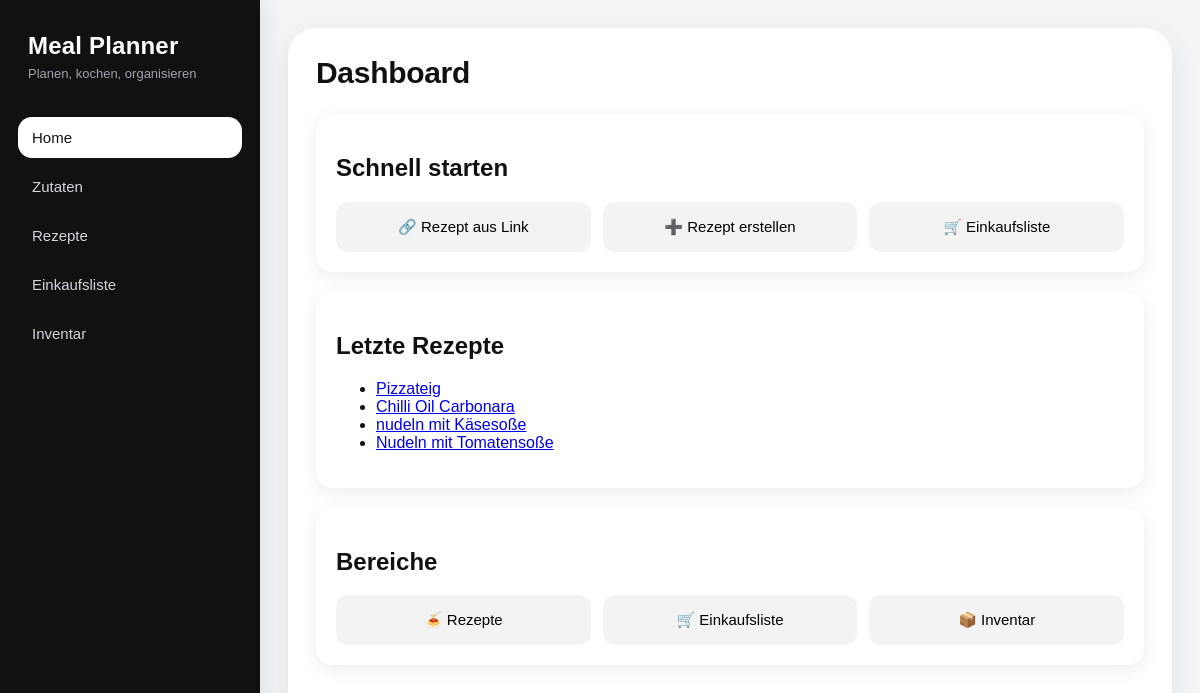
The page / on the database its author committed.
### recipes/models.py (models this page shows, shortened)
class Recipe(models.Model):
    name = models.CharField(max_length=150)
    servings = models.PositiveIntegerField(default=1)
    instructions = models.TextField(blank=True)
    created_at = models.DateTimeField(auto_now_add=True)
    ingredients = models.ManyToManyField(
        Ingredient,
        through="RecipeIngredient",
        related_name="recipes",
    )

### core/views.py (the view)
# urls.py: 2. Add a URL to urlpatterns:  path('', views.home, name='home')
def home(request):
    recent_recipes = Recipe.objects.order_by("-created_at")[:5]
    context = {
        "recent_recipes": recent_recipes,
    }
    return render(request, "core/home.html", context)

### core/templates/core/home.html (shortened to what this page needs)
{% extends "base.html" %}
{% load static %}
{% block extra_css %}
<link rel="stylesheet" href="{% static 'core/css/home.css' %}">
{% endblock %}
{% block content %}
<div class="page">
    <h1 class="page-title">Dashboard</h1>
    <div class="card">
        <h2>Schnell starten</h2>
        <div class="quick-actions">
            <button type="button" class="action-card" id="homeLinkBtn">
                🔗 Rezept aus Link
            </button>
            <a href="{% url 'recipes:recipe_list' %}" class="action-card">
                ➕ Rezept erstellen
            </a>
            <a href="{% url 'shopping:list' %}" class="action-card">
                🛒 Einkaufsliste
            </a>
        </div>
    </div>
    <div class="card">
        <h2>Letzte Rezepte</h2>
        {% if recent_recipes %}
            <ul class="recipe-list">
                {% for recipe in recent_recipes %}
                    <li>
                        <a href="{% url 'recipes:recipe_detail' recipe.id %}">
                            {{ recipe.name }}
                        </a>
                    </li>
                {% endfor %}
            </ul>
        {% else %}
            <p class="empty-state">Noch keine Rezepte vorhanden.</p>
        {% endif %}
    </div>
    <div class="card">
        <h2>Bereiche</h2>
        <div class="quick-actions">
            <a href="{% url 'recipes:recipe_list' %}" class="action-card">🍝 Rezepte</a>
            <a href="{% url 'shopping:list' %}" class="action-card">🛒 Einkaufsliste</a>
            <a href="{% url 'inventory:list' %}" class="action-card">📦 Inventar</a>
        </div>
    </div>
</div>
{% endblock %}

### static/global/css/layout.css (style rules this page uses)
:root { --bg-app: #f3f4f6; --bg-sidebar: #111111; --bg-sidebar-hover: #1e1e1e; --bg-sidebar-active: #ffffff; --text-main: #111111; --text-muted: #6b7280; --text-sidebar: #d1d5db; --text-sidebar-active: #111111; --border-light: #e5e7eb; --shadow-soft: 0 10px 30px rgba(0, 0, 0, 0.08); --radius-xl: 24px; --radius-lg: 18px; --radius-md: 12px; }
* { box-sizing: border-box; }
html, body { margin: 0; padding: 0; min-height: 100%; font-family: Arial, sans-serif; background: var(--bg-app); color: var(--text-main); }
body { min-height: 100vh; }

### core/static/core/css/home.css (style rules this page uses)
.page { max-width: 1000px; margin: 0 auto; }
.page-title { margin: 0 0 24px 0; font-size: 30px; font-weight: 700; letter-spacing: -0.3px; }
.card { background: white; border-radius: 16px; padding: 20px; margin-bottom: 20px; box-shadow: 0 4px 18px rgba(0, 0, 0, 0.08); }
.quick-actions { display: flex; gap: 12px; flex-wrap: wrap; }
.action-card { flex: 1; min-width: 180px; padding: 16px; border-radius: 12px; background: #f3f3f3; text-align: center; cursor: pointer; text-decoration: none; color: black; font-weight: 500; transition: 0.2s; border: none; font-size: 15px; }

### rows shown on the page
Recipe: name "Pizzateig"
Recipe: name "Chilli Oil Carbonara"
Recipe: name "nudeln mit Käsesoße"
Recipe: name "Nudeln mit Tomatensoße"
